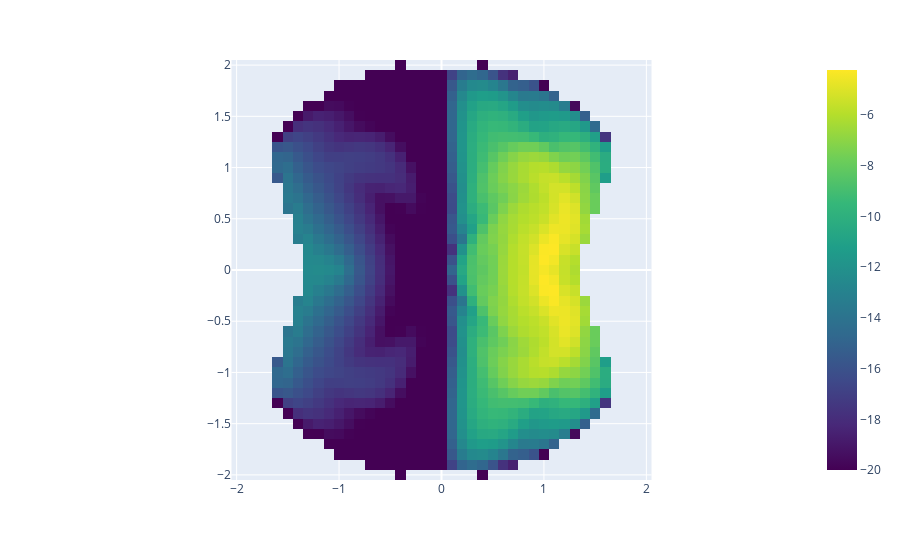

The notebook cell saved with this chart:
### Code cell
import plotly.express as px
import numpy as np

# Log-transform the map to replicate LogNorm behavior
log_probability_map = np.log10(probability_map)
vmin_log = -20
vmax_log = np.nanmax(log_probability_map)

fig = px.imshow(
    log_probability_map,
    x=np.linspace(x_min, x_max, probability_map.shape[1]),
    y=np.linspace(y_min, y_max, probability_map.shape[0]),
    origin='lower',
    color_continuous_scale='Viridis',
    range_color=[vmin_log, vmax_log]
)

fig.show()

### Figure 1 — Plotly figure (JSON) as saved in the notebook; plotly's stock layout.template omitted (floating-point values rounded to 4 significant figures; data arrays with more than 128 entries replaced by an {"elided": "..."} marker saying what was removed)
{"data": [{"coloraxis": "coloraxis", "hovertemplate": "x: %{x}<br>y: %{y}<br>color: %{z}<extra></extra>", "name": "0", "type": "heatmap", "x": [-2.0, -1.9, -1.8, -1.7, -1.6, -1.5, -1.4, -1.3, -1.2, -1.1, -1.0, -0.9, -0.8, -0.7, -0.6, -0.5, -0.4, -0.3, -0.2, -0.1, 0.0, 0.1, 0.2, 0.3, 0.4, 0.5, 0.6, 0.7, 0.8, 0.9, 1.0, 1.1, 1.2, 1.3, 1.4, 1.5, 1.6, 1.7, 1.8, 1.9, 2.0], "xaxis": "x", "y": [-2.0, -1.9, -1.8, -1.7, -1.6, -1.5, -1.4, -1.3, -1.2, -1.1, -1.0, -0.9, -0.8, -0.7, -0.6, -0.5, -0.4, -0.3, -0.2, -0.1, 0.0, 0.1, 0.2, 0.3, 0.4, 0.5, 0.6, 0.7, 0.8, 0.9, 1.0, 1.1, 1.2, 1.3, 1.4, 1.5, 1.6, 1.7, 1.8, 1.9, 2.0], "yaxis": "y", "z": {"elided": "41x41 float values"}}], "layout": {"coloraxis": {"cmax": -4.217, "cmin": -20, "colorscale": [[0, "#440154"], [0.1111, "#482878"], [0.2222, "#3e4989"], [0.3333, "#31688e"], [0.4444, "#26828e"], [0.5556, "#1f9e89"], [0.6667, "#35b779"], [0.7778, "#6ece58"], [0.8889, "#b5de2b"], [1, "#fde725"]]}, "margin": {"t": 60}, "xaxis": {"anchor": "y", "constrain": "domain", "domain": [0, 1], "scaleanchor": "y"}, "yaxis": {"anchor": "x", "autorange": true, "constrain": "domain", "domain": [0, 1]}}}
